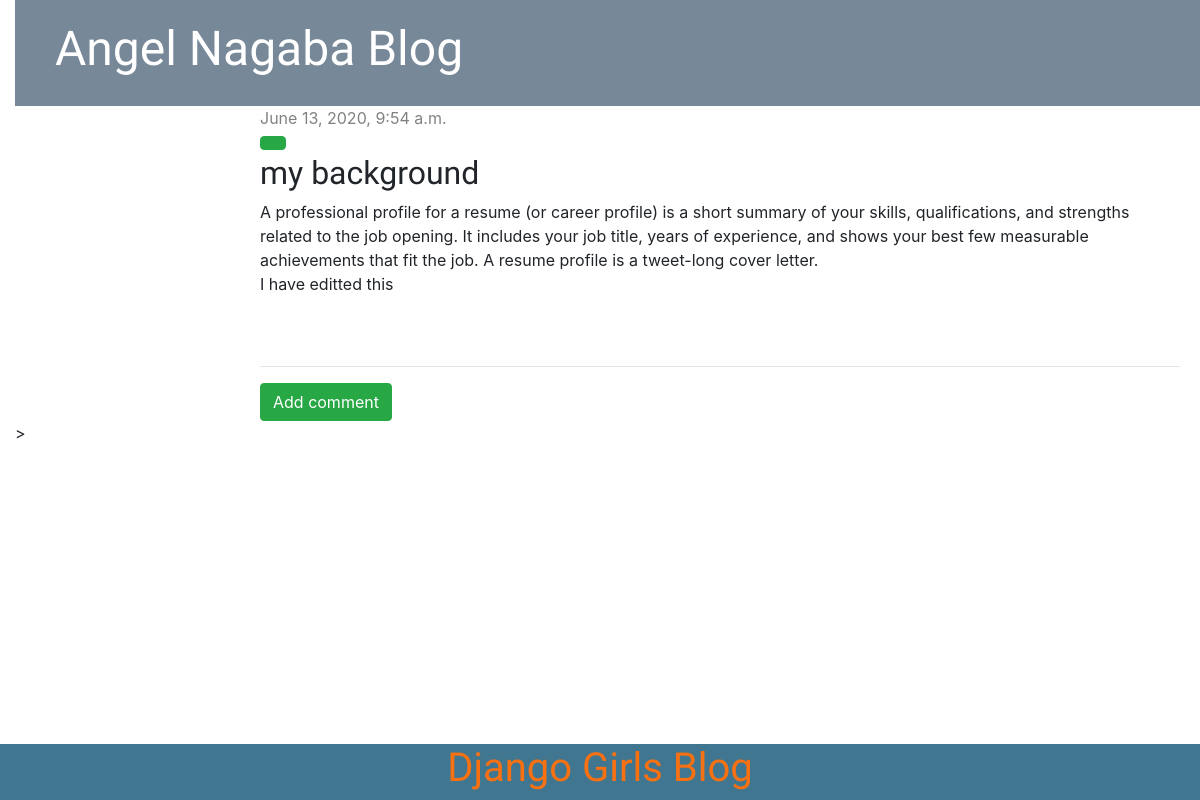
Screenshot of /post/3/ with the database file from the repository.
### blog/models.py (models this page shows, shortened)
class Post(models.Model):
    author = models.ForeignKey(settings.AUTH_USER_MODEL, on_delete=models.CASCADE)
    title = models.CharField(max_length=200)
    text = models.TextField()
    created_date = models.DateTimeField(default=timezone.now)
    published_date = models.DateTimeField(blank=True, null=True)

### blog/views.py (the view)
# urls.py: path('post/<int:pk>/', views.post_detail, name='post_detail'),
def post_detail(request, pk):
    post = get_object_or_404(Post, pk=pk)
    return render(request, 'blog/post_detail.html', {'post': post})

### blog/templates/blog/post_detail.html (shortened to what this page needs)
{% extends 'blog/base.html' %}
{% block content %}
    <div class="post">
        {% if post.published_date %}
        <div class="date">
            {{ post.published_date }}
        </div>
        {% else %}
        <a class="btn btn-success" href="{% url 'post_publish' pk=post.pk %}">Publish</a>
        {% endif %}
        <a class="btn btn-success" href="{% url 'post_edit' pk=post.pk %}"></a>
        <a class="btn btn-default" href="{% url 'post_delete' pk=post.pk %}"></a>
        <h2>{{ post.title }}</h2>
        <p>{{ post.text|linebreaksbr }}</p>
    </div>
    <hr>
        <a class="btn btn-success" href="{% url 'add_comment_to_post' pk=post.pk %}">Add comment</a>
{% endblock %}

### blog/static/css/blog.css (style rules this page uses)
body { padding-left: 15px; }
h1, h2, h3, h4 { font-family: 'Lobster', cursive; }
.date { color: #828282; }
.post { margin-bottom: 70px; }

### rows the page displays
Post: published_date "June 13, 2020, 9:54 a.m.", title "my background", text "A professional profile for a resume (or career profile) is a short summary of your skills, qualifications, and strengths related to the job opening. It includes your job title, years of experience, and shows your best few measurable achievements that fit the job. A resume profile is a tweet-long cover letter. I have editted this"
